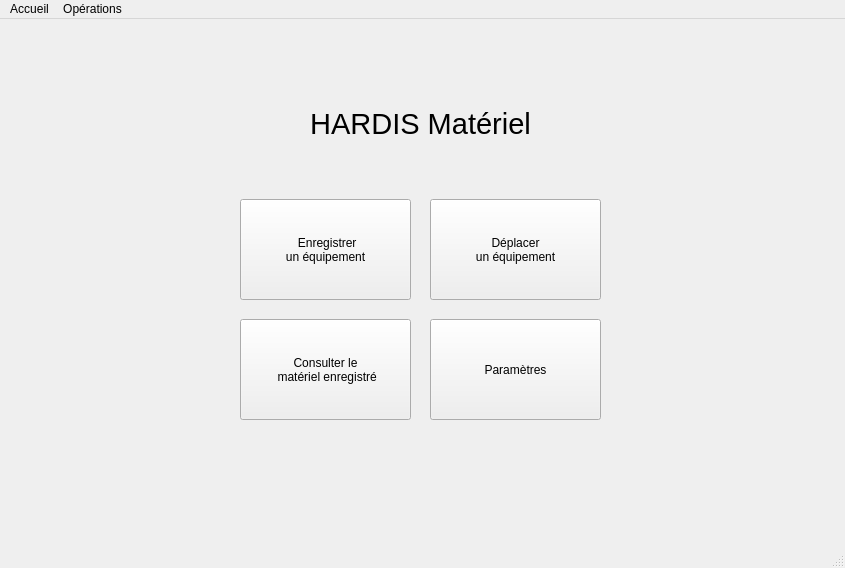
<?xml version="1.0" encoding="UTF-8"?>
<ui version="4.0">
 <class>Accueil</class>
 <widget class="QMainWindow" name="Accueil">
  <property name="geometry">
   <rect>
    <x>0</x>
    <y>0</y>
    <width>845</width>
    <height>568</height>
   </rect>
  </property>
  <property name="windowTitle">
   <string>MainWindow</string>
  </property>
  <widget class="QWidget" name="centralwidget">
   <widget class="QLabel" name="Title">
    <property name="geometry">
     <rect>
      <x>200</x>
      <y>70</y>
      <width>441</width>
      <height>71</height>
     </rect>
    </property>
    <property name="font">
     <font>
      <pointsize>22</pointsize>
     </font>
    </property>
    <property name="text">
     <string>&lt;html&gt;&lt;head/&gt;&lt;body&gt;&lt;p align=&quot;center&quot;&gt;HARDIS Matériel&lt;/p&gt;&lt;/body&gt;&lt;/html&gt;</string>
    </property>
   </widget>
   <widget class="QPushButton" name="Register">
    <property name="geometry">
     <rect>
      <x>240</x>
      <y>180</y>
      <width>171</width>
      <height>101</height>
     </rect>
    </property>
    <property name="text">
     <string> Enregistrer 
un équipement</string>
    </property>
   </widget>
   <widget class="QPushButton" name="Move">
    <property name="geometry">
     <rect>
      <x>430</x>
      <y>180</y>
      <width>171</width>
      <height>101</height>
     </rect>
    </property>
    <property name="text">
     <string>Déplacer 
un équipement</string>
    </property>
   </widget>
   <widget class="QPushButton" name="Empty">
    <property name="geometry">
     <rect>
      <x>430</x>
      <y>300</y>
      <width>171</width>
      <height>101</height>
     </rect>
    </property>
    <property name="text">
     <string>Paramètres</string>
    </property>
   </widget>
   <widget class="QPushButton" name="Query">
    <property name="geometry">
     <rect>
      <x>240</x>
      <y>300</y>
      <width>171</width>
      <height>101</height>
     </rect>
    </property>
    <property name="text">
     <string>Consulter le
 matériel enregistré</string>
    </property>
   </widget>
   <widget class="QLabel" name="logo">
    <property name="geometry">
     <rect>
      <x>10</x>
      <y>10</y>
      <width>131</width>
      <height>71</height>
     </rect>
    </property>
    <property name="maximumSize">
     <size>
      <width>282</width>
      <height>160</height>
     </size>
    </property>
    <property name="sizeIncrement">
     <size>
      <width>1</width>
      <height>2</height>
     </size>
    </property>
    <property name="text">
     <string/>
    </property>
    <property name="pixmap">
     <pixmap>../../Hardis-Blockchain/logo.png</pixmap>
    </property>
    <property name="scaledContents">
     <bool>true</bool>
    </property>
    <property name="wordWrap">
     <bool>false</bool>
    </property>
   </widget>
   <widget class="QLabel" name="logout">
    <property name="geometry">
     <rect>
      <x>816</x>
      <y>10</y>
      <width>21</width>
      <height>21</height>
     </rect>
    </property>
    <property name="text">
     <string/>
    </property>
    <property name="pixmap">
     <pixmap>../../Hardis-Blockchain/log-out.jpg</pixmap>
    </property>
    <property name="scaledContents">
     <bool>true</bool>
    </property>
   </widget>
  </widget>
  <widget class="QMenuBar" name="menubar">
   <property name="geometry">
    <rect>
     <x>0</x>
     <y>0</y>
     <width>845</width>
     <height>22</height>
    </rect>
   </property>
   <widget class="QMenu" name="menuHardis_Materiel">
    <property name="title">
     <string>Accueil</string>
    </property>
    <addaction name="actionAccueil"/>
    <addaction name="actionParam_tres"/>
    <addaction name="actionQuitter"/>
   </widget>
   <widget class="QMenu" name="menuEnregistrer_materiel">
    <property name="title">
     <string>Opérations</string>
    </property>
    <addaction name="actionEnregistrer_mat_riel"/>
    <addaction name="actionD_placer_mat_riel"/>
    <addaction name="actionConsulter_mat_riel"/>
   </widget>
   <addaction name="menuHardis_Materiel"/>
   <addaction name="menuEnregistrer_materiel"/>
  </widget>
  <widget class="QStatusBar" name="statusbar"/>
  <action name="actionEnregistrer_mat_riel">
   <property name="text">
    <string>Enregistrer matériel</string>
   </property>
  </action>
  <action name="actionD_placer_mat_riel">
   <property name="text">
    <string>Déplacer matériel</string>
   </property>
  </action>
  <action name="actionConsulter_mat_riel">
   <property name="text">
    <string>Consulter matériel</string>
   </property>
  </action>
  <action name="actionAccueil">
   <property name="text">
    <string>Accueil</string>
   </property>
  </action>
  <action name="actionParam_tres">
   <property name="text">
    <string>Paramètres</string>
   </property>
  </action>
  <action name="actionQuitter">
   <property name="text">
    <string>Quitter</string>
   </property>
  </action>
 </widget>
 <resources/>
 <connections/>
</ui>
